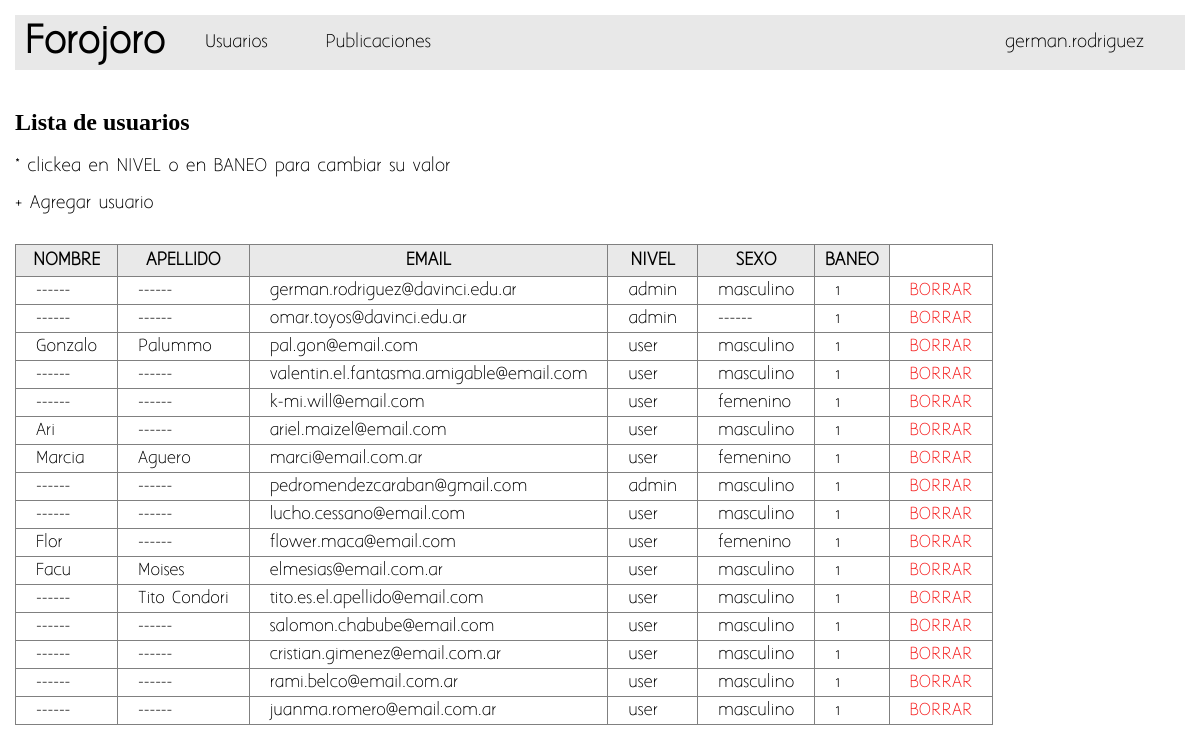
Page /admin/index.php?sec=user (signed in) on the committed database.
### tables this page shows
CREATE TABLE usuarios( 
	ID INT UNSIGNED NOT NULL AUTO_INCREMENT PRIMARY KEY,
	NOMBRE VARCHAR(50),
	APELLIDO VARCHAR(100),
	EMAIL VARCHAR(100) NOT NULL UNIQUE,
	CLAVE VARCHAR(40) NOT NULL,
	NIVEL ENUM('admin','user'),
	FECHA_ALTA DATETIME,
	AVATAR VARCHAR(100),
	FKSEXO TINYINT(1) UNSIGNED,
	BANEO tinyint(1) UNSIGNED,
	FOREIGN KEY(FKSEXO) REFERENCES sexos(IDS) ON DELETE RESTRICT ON UPDATE CASCADE
);

### admin/mas_p/ver_user.php (the view)
<?php
$c = <<<SQL
SELECT
	ID,
	IFNULL(NOMBRE, '------') AS NOMBRE,
	IFNULL(APELLIDO, '------') AS APELLIDO,
	EMAIL,
	NIVEL,
	IFNULL(SEXO, '------') AS SEXO,
	BANEO
FROM
	Usuarios AS u
	LEFT JOIN sexos AS s ON u.FKSEXO = s.IDS
SQL;
$f = mysqli_query($cnx, $c);
?>
<h2>Lista de usuarios</h2>
<p>* clickea en NIVEL o en BANEO para cambiar su valor</p>
<a href="index.php?sec=form">+ Agregar usuario</a>
<table border="1">
	<thead>
		<tr>
			<th>NOMBRE</th>
			<th>APELLIDO</th>
			<th>EMAIL</th>
			<th>NIVEL</th>
			<th>SEXO</th>
			<th>BANEO</th>
		</tr>
	</thead>
	<tbody>
	<?php
	while( $a = mysqli_fetch_assoc($f) ){
	?>
		<tr>
			<td><?php echo $a['NOMBRE']; ?></td>
			<td><?php echo $a['APELLIDO']; ?></td>
			<td><?php echo $a['EMAIL']; ?></td>
			<td><a href="mas_p/cambiar_lvl?id=<?php echo $a['ID']; ?>&nivel=<?php echo $a['NIVEL']; ?>"><?php echo $a['NIVEL']; ?></a></td>
			<td><?php echo $a['SEXO']; ?></td>
			<td><a href="mas_p/cambiar_ban?id=<?php echo $a['ID']; ?>&baneo=<?php echo $a['BANEO']; ?>"><?php echo $a['BANEO']; ?></a></td>
			<td><a style="color: #f51616;" href="mas_p/borrar?id=<?php echo $a['ID']; ?>">BORRAR</a></td>
		</tr>
	<?php
		}
	?>
	</tbody>
</table>

### admin/index.php (shortened to what this page needs)
<?php
include( '../recursos/config.php' );
$url = isset($_GET['sec']) ? $_GET['sec'] : 'home';
?>
<!DOCTYPE html>
<html lang="es">
<head>
	<link rel="stylesheet" href="../recursos/estilos.css" />
</head>
<body>
<?php
	if (isset($_SESSION['ID'])){
	if ($_SESSION['NIVEL'] == 'admin'){
?>
	<header>
		<h1><a href='../index.php?sec=home'>Forojoro</a></h1>
		<nav>
			<ul>
				<li><a href='index.php?sec=user'>Usuarios</a></li>
				<li><a href='index.php?sec=post'>Publicaciones</a></li>
				<li><a href='../index.php?sec=perf'><?php echo $_SESSION['NOMBRE']; ?></a></li>
			</ul>
		</nav>
	</header>
	<main>
		<section>
			<?php
				switch($url){
					case 'user':
						include( 'mas_p/ver_user.php' );
					break;
				}
			?>
		</section>
	</main>
<?php
}else{
?>
	<p>Esats logeado con una cuenta que no es de admin, porfavor <a href="../index.php?sec=log" style="color: blue;">inicia secion</a> con una caunta de administrador</p>
<?php
}
}else{
?>
	<p>Para poder ver/usar el panel necesitas <a href="../index.php?sec=log" style="color: blue;">iniciar secion</a> con una caunta de administrador</p>
<?php
}
?>
</body>
</html>

### recursos/estilos.css (style rules this page uses)
h1, h2, nav { font-family: 'abelregular'; }
* { font-family: 'aaarghnormal'; }
header { overflow: auto; }
header h1 { float: left; font-size: 2.2em; margin-top: 4px; margin-left: 10px; }
nav li { display: inline-block; padding-left: 30px; }
nav li:last-child { float: right; padding-right: 30px; }
nav a { text-decoration: none; padding: 0px 10px; }
nav ul li:last-child { padding-left: 10px; }
nav { background: #e8e8e8; border: solid 1px #e8e8e8; }
main { display: flex; }
body { min-width: 930px; max-width: 1500px; margin: auto; padding: 15px; }
a { color: black; text-decoration: none; }
table { border-collapse: collapse; margin-top: 30px; }
table tr { border-collapse: collapse; padding: 5px 100px; }
table th { padding: 5px 10px; background: #e9e9e9; }
table td { padding: 3px 20px; font-size: 0.95em; }

### rows in the picture
usuarios: NOMBRE "------", APELLIDO "------", EMAIL "german.rodriguez@davinci.edu.ar", NIVEL "admin", SEXO "masculino", BANEO "1"
usuarios: NOMBRE "------", APELLIDO "------", EMAIL "omar.toyos@davinci.edu.ar", NIVEL "admin", SEXO "------", BANEO "1"
usuarios: NOMBRE "Gonzalo", APELLIDO "Palummo", EMAIL "pal.gon@email.com", NIVEL "user", SEXO "masculino", BANEO "1"
usuarios: NOMBRE "------", APELLIDO "------", EMAIL "valentin.el.fantasma.amigable@email.com", NIVEL "user", SEXO "masculino", BANEO "1"
usuarios: NOMBRE "------", APELLIDO "------", EMAIL "k-mi.will@email.com", NIVEL "user", SEXO "femenino", BANEO "1"
usuarios: NOMBRE "Ari", APELLIDO "------", EMAIL "ariel.maizel@email.com", NIVEL "user", SEXO "masculino", BANEO "1"
usuarios: NOMBRE "Marcia", APELLIDO "Aguero", EMAIL "marci@email.com.ar", NIVEL "user", SEXO "femenino", BANEO "1"
usuarios: NOMBRE "------", APELLIDO "------", EMAIL "pedromendezcaraban@gmail.com", NIVEL "admin", SEXO "masculino", BANEO "1"
usuarios: NOMBRE "------", APELLIDO "------", EMAIL "lucho.cessano@email.com", NIVEL "user", SEXO "masculino", BANEO "1"
usuarios: NOMBRE "Flor", APELLIDO "------", EMAIL "flower.maca@email.com", NIVEL "user", SEXO "femenino", BANEO "1"
usuarios: NOMBRE "Facu", APELLIDO "Moises", EMAIL "elmesias@email.com.ar", NIVEL "user", SEXO "masculino", BANEO "1"
usuarios: NOMBRE "------", APELLIDO "Tito Condori", EMAIL "tito.es.el.apellido@email.com", NIVEL "user", SEXO "masculino", BANEO "1"
usuarios: NOMBRE "------", APELLIDO "------", EMAIL "salomon.chabube@email.com", NIVEL "user", SEXO "masculino", BANEO "1"
usuarios: NOMBRE "------", APELLIDO "------", EMAIL "cristian.gimenez@email.com.ar", NIVEL "user", SEXO "masculino", BANEO "1"
usuarios: NOMBRE "------", APELLIDO "------", EMAIL "rami.belco@email.com.ar", NIVEL "user", SEXO "masculino", BANEO "1"
usuarios: NOMBRE "------", APELLIDO "------", EMAIL "juanma.romero@email.com.ar", NIVEL "user", SEXO "masculino", BANEO "1"

### other values in the picture
$_SESSION['NOMBRE'] "german.rodriguez"
